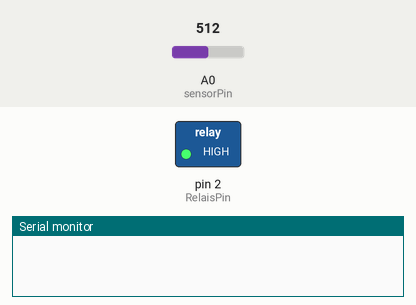
The sketch below on a simulated Arduino Uno, built with avr-gcc and run on an emulated ATmega328P. On the bench: switched loads named in the sketch (green lamp = pin HIGH), the last lines printed to the serial monitor. Inputs (shaded band) come from the test bench; at power-on: A0 (sensorPin) = 512.

Above: at 0.1 s.
At 4.1 s:
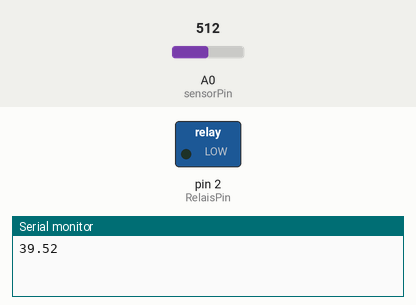
Timing chart, 0 to 5.6 s (numbered marks = the images above):
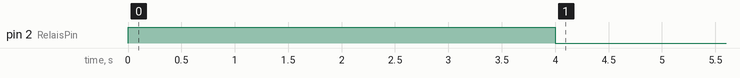

Measured:
- by itself, pin 2 (RelaisPin): LOW → HIGH at 0.00 s, → LOW 4.0 s later

The sketch:

depanIncubSantos.ino
```cpp
// variable to store the value coming from the sensor
int sensorPin;    // select the input pin for the potentiometer
int RelaisPin;
int sensorValue;
float tempe;
unsigned long read_time;


void setup() {
  Serial.begin(9600);
  sensorPin = 0;
  RelaisPin = 2; // assign pin for Mc
  tempe = 0.0;

  // defin type of pin
  pinMode(RelaisPin, OUTPUT);
  digitalWrite(RelaisPin, LOW);
  read_time = millis();
}

void loop() {
  if((millis() - read_time) >= 4000){
    read_time = millis();

  // read the value from the sensor:
  sensorValue = analogRead(sensorPin);
  tempe = ((961 - sensorValue)/11.0)-1.3 ;
  Serial.println(tempe);
  }

  //Controller of Relais
  if(tempe >= 37.7){
    digitalWrite(RelaisPin, LOW);
  }

   if (tempe <= 37.4){
    digitalWrite(RelaisPin, HIGH);
  }
}
```
